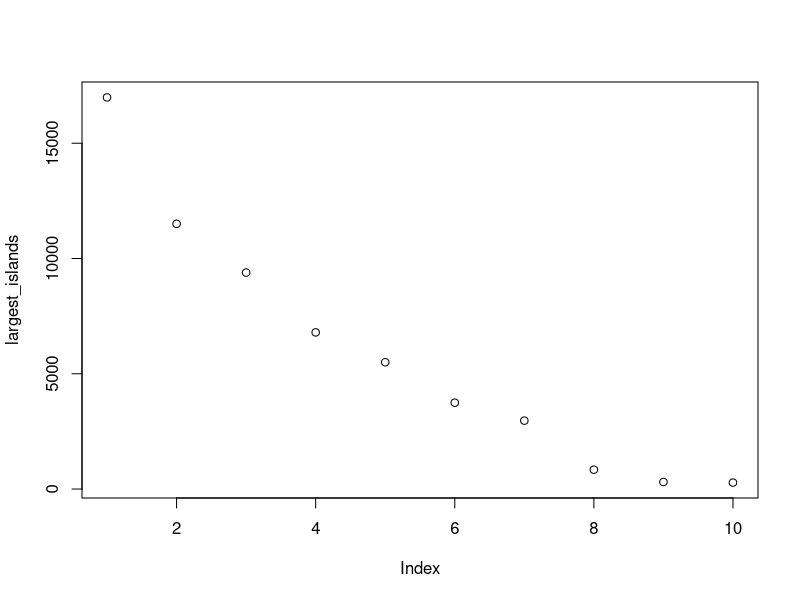
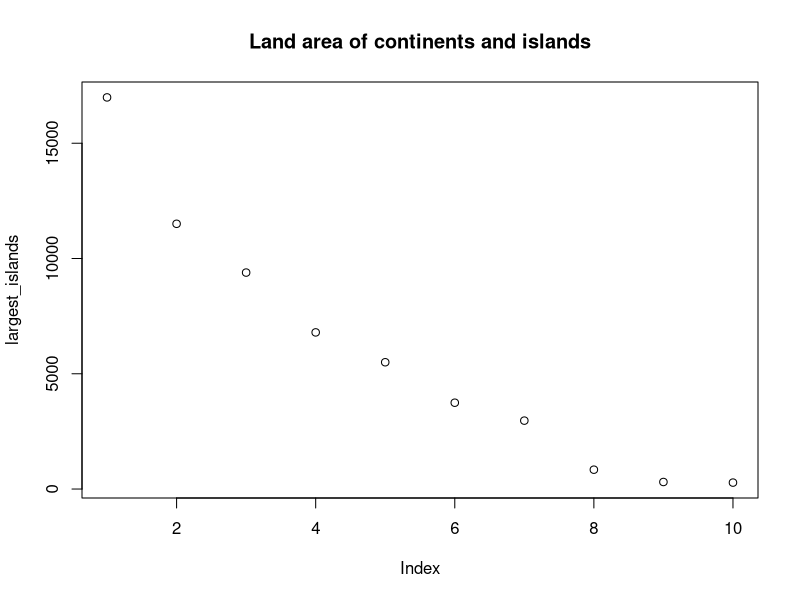
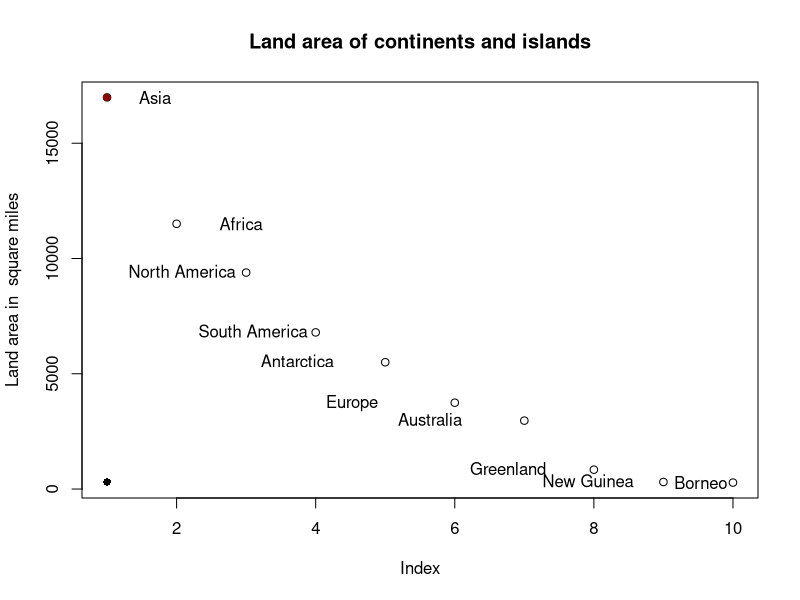

These charts were generated, in order, by the following R code:
# Plots


?islands     # built in vector of the areas in thousands of square miles 
# of the landmasses which exceed 10,000 square miles.

# the following subsets the islands vector to ten largest landmasses 
# decreasing order
largest_islands <- head(sort(islands, decreasing = TRUE), 10)


plot(largest_islands)

# main = " "  <- adds a title
plot(largest_islands, main = "Land area of continents and islands")

# until we put the closing parenthesis R is going to know that the
# function will continue, so we can put code in another row for readability)
# the ylab <- parameter can be used to override the y axis label
plot(largest_islands, main = "Land area of continents and islands",
     ylab = "Land area in  square miles")

# adds text labels to a plot
# adj = c(x,y)) <- position from the coordinates
# x/y = 0.5 (middle)
text(largest_islands[1:2], labels = names(largest_islands[1:2]), adj = c(-1,0.5))
text(largest_islands[3:9], labels = names(largest_islands[3:9]), adj = c(-0.2,0.4))
text(largest_islands[10], labels = names(largest_islands[10]), adj = c(-10.7,0.5))

points(largest_islands[1], type ="p", pch = 16, col = "darkred" )
points(largest_islands[9], type ="p", pch = 16, col = "black" )
?points

# the points are not working exactly as I would want to. 








